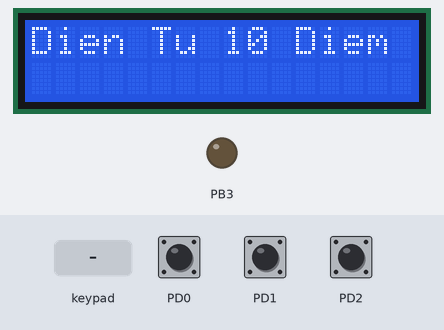
Simulated run of this program. Board: ATmega324Pa, built with avr-gcc and emulated at 8 MHz. Shown: 16×2 character LCD, output pins drawn as LEDs (lit = HIGH). Wiring (inferred from the signals the program sends): 4×4 keypad with keys C / * - 8 9 . + 4 5 6 7 0 1 2 3: rows PA4, PA5, PA6, PA7; columns PA0, PA1, PA2, PA3. Wiring (inferred from the names in the program): character LCD (HD44780): RS PB0; R/W PB1; E PB2; data PB4, PB5, PB6, PB7. The test bench sets the inputs (shaded band); at power-on: PD0 HIGH, PD1 HIGH, PD2 HIGH. Pins used as bus, display or sensor lines are not drawn.

Above: at 0.2 s.
1.3 s: keypad keys 1 2 * pressed 0.4 s apart
At 3.5 s:
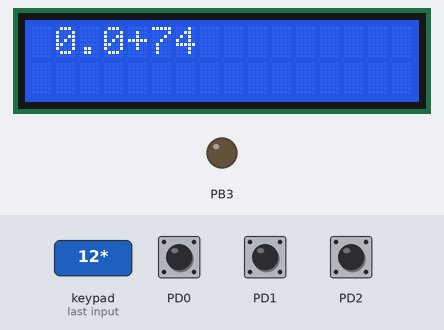
4.0 s: PD0 pulled LOW for 0.15 s
At 4.7 s:
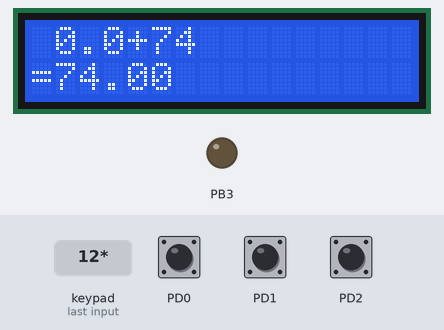
5.6 s: PD1 pulled LOW for 0.15 s
At 6.8 s:
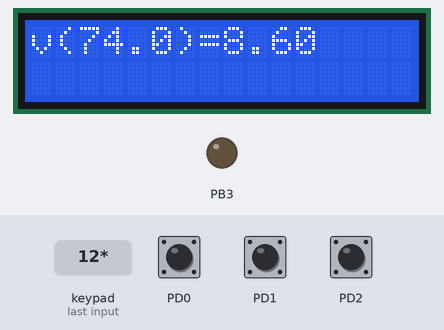
7.3 s: PD2 pulled LOW for 0.15 s
At 8.2 s:
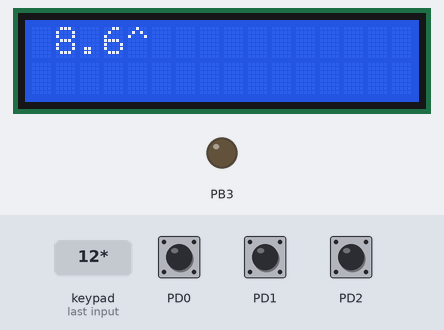
8.9 s: key '8' pressed
At 9.6 s:
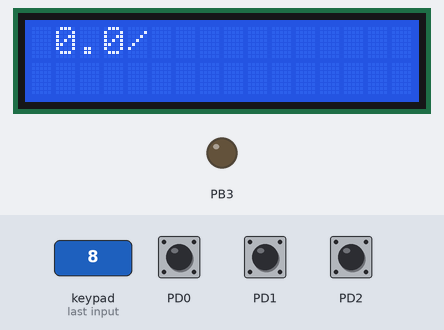
10.6 s: key '4' pressed
At 12.1 s:
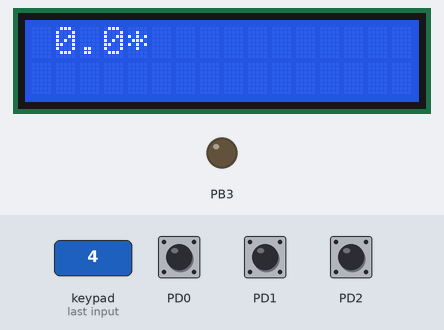
Timing chart, 0 to 13.3 s (numbered marks = the images above; inputs shaded):
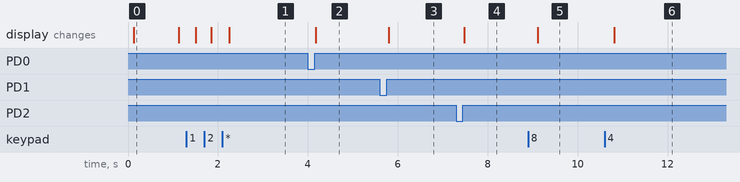

Measured:
- after the input at 1.3 s, the display: first changes after 0.21 s (image 1 shows a later state)
- after the input at 4.0 s, the display: changes after 0.18 s (image 2)
- after the input at 5.6 s, the display: changes after 0.20 s (image 3)
- after the input at 7.3 s, the display: changes after 0.17 s (image 4)
- after the input at 8.9 s, the display: changes after 0.21 s (image 5)
- after the input at 10.6 s, the display: changes after 0.21 s (image 6)
- what the display in image 0 shows lasts 1.0 s, from 0.1 s to 1.1 s

The program:

main.c
```c
#define F_CPU 8000000UL
#include <avr/io.h>
#include <util/delay.h>
#include <stdio.h>
#include <stdlib.h>
#include <math.h>

// ==========================================
// C?U HÌNH LCD 16x2 (Ch? ?? 4-bit qua Port B)
// ==========================================
#define RS 0
#define RW 1
#define EN 2

void lcd_pulse() {
	PORTB |= (1 << EN);   // Kích EN lên 1
	_delay_us(10);
	PORTB &= ~(1 << EN);  // Kích EN v? 0 (S??n xu?ng ?? ch?t d? li?u)
	_delay_ms(2);
}

void lcd_send_nibble(unsigned char n) {
	PORTB = (PORTB & 0x0F) | (n & 0xF0);
	lcd_pulse();
}

void lcd_command(unsigned char cmnd) {
	PORTB &= ~(1 << RS);
	PORTB &= ~(1 << RW);
	lcd_send_nibble(cmnd);
	lcd_send_nibble(cmnd << 4);
}

void lcd_data(unsigned char data) {
	PORTB |= (1 << RS);
	PORTB &= ~(1 << RW);
	lcd_send_nibble(data);
	lcd_send_nibble(data << 4);
}

void lcd_init() {
	DDRB = 0xFF; // Port B làm Output
	_delay_ms(50);
	lcd_command(0x02); // Kh?i t?o 4-bit
	lcd_command(0x28); // 2 dòng, font 5x7
	lcd_command(0x0C); // Hi?n màn hình, t?t con tr?
	lcd_command(0x01); // Xóa màn hình
}

void lcd_print(char *str) {
	while (*str) lcd_data(*str++);
}

// ==========================================
// LOGIC QUÉT PHÍM MA TR?N T?I ?U (Port A)
// ==========================================
char get_key() {
	const char keypad[4][4] = {
		{'C', '/', '*', '-'}, // Hàng 0
		{'8', '9', '.', '+'}, // Hàng 1
		{'4', '5', '6', '7'}, // Hàng 2
		{'0', '1', '2', '3'}  // Hàng 3
	};

	for (int col = 0; col < 4; col++) {
		// Xu?t m?c 0 ra c?t t??ng ?ng, gi? m?c 1 cho các hàng (Pull-up)
		PORTA = ~(1 << (col + 4)) | 0x0F;
		_delay_us(10);

		uint8_t row_val = PINA & 0x0F;

		if (row_val != 0x0F) { // N?u có hàng nào ?ó b?ng 0
			_delay_ms(20); // Ch?ng rung
			row_val = PINA & 0x0F;

			if (row_val != 0x0F) {
				int row = -1;
				if      (!(row_val & (1 << 0))) row = 0; // Hàng 0 nh?n
				else if (!(row_val & (1 << 1))) row = 1; // Hàng 1 nh?n
				else if (!(row_val & (1 << 2))) row = 2; // Hàng 2 nh?n
				else if (!(row_val & (1 << 3))) row = 3; // Hàng 3 nh?n

				if (row != -1) {
					// Ch? nh? phím (Có thêm delay nh? ?? không b? treo Proteus)
					while ((PINA & 0x0F) != 0x0F) {
						_delay_ms(1);
					}
					return keypad[row][col]; // Tr? v? ký t?
				}
			}
		}
	}
	return '\0'; // Không nh?n phím nào
}

// ==========================================
// CH??NG TRÌNH CHÍNH
// ==========================================
int main() {
	// --- Kh?i t?o I/O ---
	DDRA = 0xF0; PORTA = 0xFF; // PA4-7 Output (C?t), PA0-3 Input Pull-up (Hàng)
	DDRD &= ~0x07; PORTD |= 0x07; // Các nút r?i trên Port D (PD0, PD1, PD2 Input Pull-up)

	// --- Kh?i t?o Màn hình ---
	lcd_init();
	lcd_print("Dien Tu 10 Diem");
	_delay_ms(1000);
	lcd_command(0x01);

	// --- Bi?n toàn c?c tính toán ---
	char buffer[16] = "";
	double num1 = 0, num2 = 0, result = 0;
	char op = 0;
	int b_idx = 0;
	int calc_done = 0; // C? báo hi?u: 1 là v?a tính xong, 0 là bình th??ng

	while (1) {
		char key = get_key(); // L?y ký t? t? bàn phím

		// --- 1. X? LÝ BÀN PHÍM MA TR?N ---
		if (key != '\0') {
			if (key >= '0' && key <= '9') {
				if (calc_done) { // ?ang có k?t qu? c? mà b?m s? -> Tính phép m?i
					lcd_command(0x01);
					b_idx = 0; buffer[0] = '\0';
					calc_done = 0;
				}
				buffer[b_idx++] = key; buffer[b_idx] = '\0';
				lcd_data(key);
			}
			else if (key == '.') {
				if (calc_done) {
					lcd_command(0x01);
					b_idx = 0; buffer[0] = '\0';
					calc_done = 0;
				}
				buffer[b_idx++] = '.'; buffer[b_idx] = '\0';
				lcd_data('.');
			}
			else if (key == 'C') { // Xóa tr?ng
				lcd_command(0x01);
				b_idx = 0; buffer[0] = '\0'; num1 = 0; op = 0; result = 0;
				calc_done = 0;
			}
			else { // Phép tính (+, -, *, /)
				if (calc_done) {
					num1 = result; // L?y k?t qu? v?a tính làm s? th? 1
					calc_done = 0;
					} else {
					num1 = atof(buffer); // Tính bình th??ng
				}

				op = key;
				lcd_command(0x01);

				char float_str[10];
				dtostrf(num1, 4, 1, float_str);

				char disp[16];
				sprintf(disp, "%s%c", float_str, op);
				lcd_print(disp);

				b_idx = 0; buffer[0] = '\0';
			}
		}

		// --- 2. NÚT D?U B?NG "=" (Chân PD0) ---
		if (!(PIND & (1 << PD0))) {
			_delay_ms(20); while (!(PIND & (1 << PD0)));
			num2 = atof(buffer);

			if (op == '+') result = num1 + num2;
			else if (op == '-') result = num1 - num2;
			else if (op == '*') result = num1 * num2;
			else if (op == '/') result = (num2 != 0) ? (num1 / num2) : 0;
			else if (op == 'p') result = pow(num1, num2);

			char float_str[16];
			dtostrf(result, 4, 2, float_str);

			char res[20];
			sprintf(res, "=%s", float_str);

			lcd_command(0xC0); // Xu?ng dòng 2
			lcd_print(res);
			b_idx = 0; buffer[0] = '\0';
			calc_done = 1; // ?ánh d?u ?ã có k?t qu?
		}

		// --- 3. NÚT C?N B?C 2 (Chân PD1) ---
		if (!(PIND & (1 << PD1))) {
			_delay_ms(20); while (!(PIND & (1 << PD1)));

			if (calc_done) {
				num1 = result; // L?y k?t qu? tr??c ?ó ?i tính c?n luôn
				} else {
				num1 = atof(buffer);
			}

			result = sqrt(num1);
			lcd_command(0x01);

			char str_n1[10], str_res[10];
			dtostrf(num1, 4, 1, str_n1);
			dtostrf(result, 4, 2, str_res);

			char res[20];
			sprintf(res, "v(%s)=%s", str_n1, str_res);
			lcd_print(res);

			b_idx = 0; buffer[0] = '\0';
			calc_done = 1; // ?ánh d?u ?ã có k?t qu?
		}

		// --- 4. NÚT L?Y TH?A x^y (Chân PD2) ---
		if (!(PIND & (1 << PD2))) {
			_delay_ms(20); while (!(PIND & (1 << PD2)));

			if (calc_done) {
				num1 = result; // L?y k?t qu? tr??c làm c? s?
				calc_done = 0;

				lcd_command(0x01);
				char str_n1[10];
				dtostrf(num1, 4, 1, str_n1);

				char res[16];
				sprintf(res, "%s^", str_n1);
				lcd_print(res);
				} else {
				num1 = atof(buffer);
				lcd_data('^');
			}

			op = 'p';
			b_idx = 0; buffer[0] = '\0';
		}
	}
}
```
